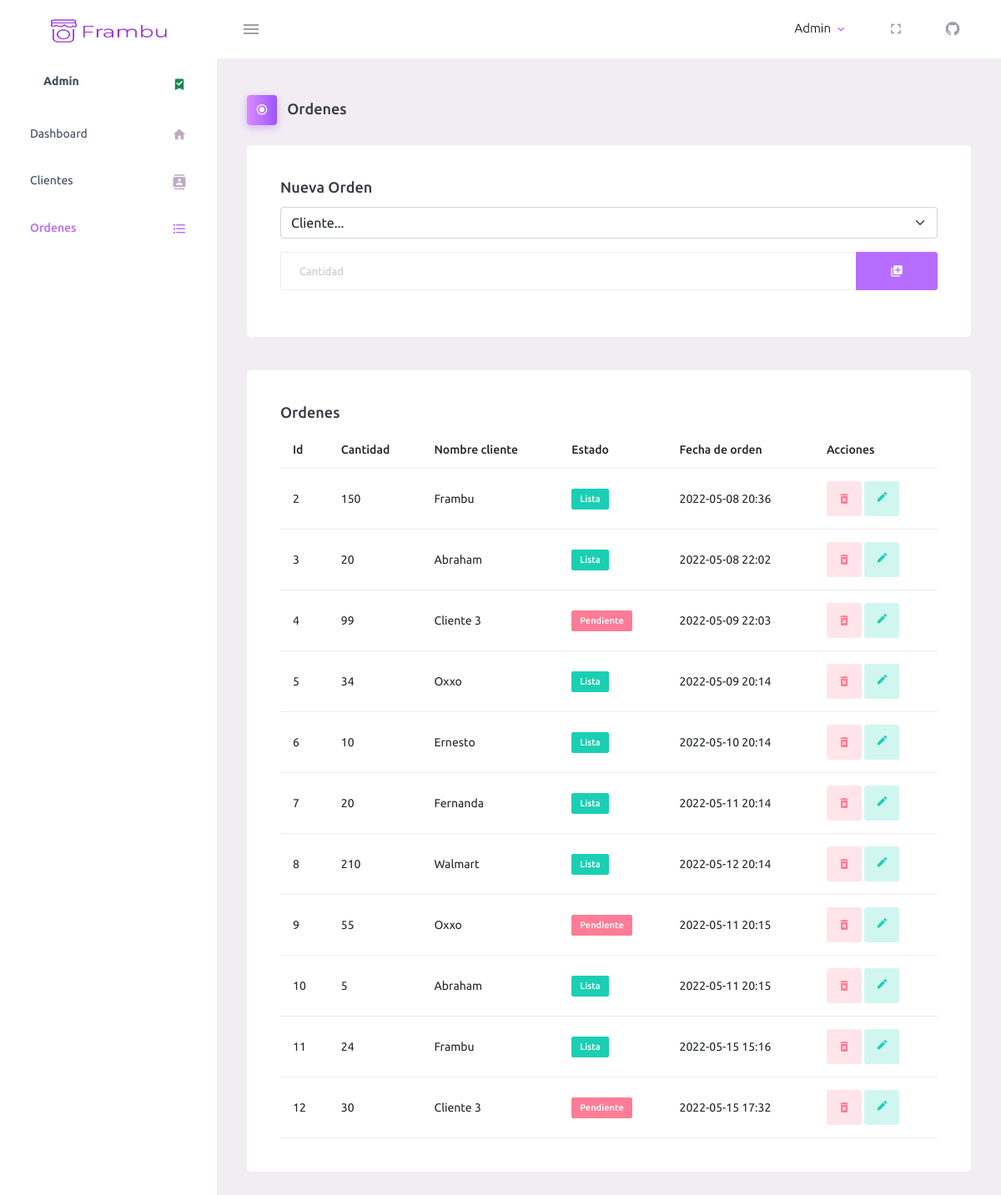
The app's page /crear-orden with its own data.
### app.py (models this page shows, shortened)
class Order(db.Model):
    id = db.Column(db.Integer, primary_key=True)
    amount = db.Column(db.Integer)
    id_cliente = db.Column(db.Integer)
    status = db.Column(db.Boolean, default=False)
    date = db.Column(db.DateTime())

### app.py (the view, shortened to what this page needs)
@ app.route('/crear-orden', methods=['GET', 'POST'])
def create_order():
    if request.method == 'GET':
        orders = Order.query.all()
        clients = Client.query.all()
        return render_template('create_order.html', clients=clients, orders=orders)

### frambu/templates/create_order.html (shortened to what this page needs)
<!DOCTYPE html>
<html lang="en">
<head>
    <link rel="stylesheet" href="/vendors/mdi/css/materialdesignicons.min.css">
    <link rel="stylesheet" href="/vendors/css/vendor.bundle.base.css">
    <link rel="stylesheet" href="/css/style.css">
</head>
<body>
    <div class="container-scroller">
        <nav class="navbar default-layout-navbar col-lg-12 col-12 p-0 fixed-top d-flex flex-row">
            <div class="text-center navbar-brand-wrapper d-flex align-items-center justify-content-center">
                <a class="navbar-brand brand-logo" href="/"><img src="/images/logo.png" alt="logo" /></a>
            </div>
            <div class="navbar-menu-wrapper d-flex align-items-stretch">
                <button class="navbar-toggler navbar-toggler align-self-center" type="button" data-toggle="minimize">
                    <span class="mdi mdi-menu"></span>
                </button>
                <ul class="navbar-nav navbar-nav-right">
                    <li class="nav-item nav-profile dropdown">
                        <a class="nav-link dropdown-toggle" id="profileDropdown" href="#" data-bs-toggle="dropdown"
                            aria-expanded="false">
                            <div class="nav-profile-text">
                                <p class="mb-1 text-black">Admin</p>
                            </div>
                        </a>
                    </li>
                    <li class="nav-item d-none d-lg-block full-screen-link">
                        <a class="nav-link">
                            <i class="mdi mdi-fullscreen" id="fullscreen-button"></i>
                        </a>
                    </li>
                    <li class="nav-item dropdown">
                        <a class="nav-link" href="https://github.com/abraham99mh/Frambu" aria-expanded="false">
                            <i class="mdi mdi-github-circle"></i>
                        </a>
                    </li>
                </ul>
            </div>
        </nav>
        <div class="container-fluid page-body-wrapper">
            <nav class="sidebar sidebar-offcanvas" id="sidebar">
                <ul class="nav">
                    <li class="nav-item nav-profile">
                        <a href="#" class="nav-link">
                            <div class="nav-profile-text d-flex flex-column">
                                <span class="font-weight-bold mb-2">Admin</span>
                            </div>
                            <i class="mdi mdi-bookmark-check text-success nav-profile-badge"></i>
                        </a>
                    </li>
                    <li class="nav-item">
                        <a class="nav-link" href="/">
                            <span class="menu-title">Dashboard</span>
                            <i class="mdi mdi-home menu-icon"></i>
                        </a>
                    </li>
                    <li class="nav-item">
                        <a class="nav-link" href="/clientes">
                            <span class="menu-title">Clientes</span>
                            <i class="mdi mdi-contacts menu-icon"></i>
                        </a>
                    </li>
                    <li class="nav-item">
                        <a class="nav-link" href="/crear-orden">
                            <span class="menu-title">Ordenes</span>
                            <i class="mdi mdi-format-list-bulleted menu-icon"></i>
                        </a>
                    </li>
                </ul>
            </nav>
            <div class="main-panel">
                <div class="content-wrapper">
                    <div class="page-header">
                        <h3 class="page-title">
                            <span class="page-title-icon bg-gradient-primary text-white me-2">
                                <i class="mdi mdi-radiobox-marked"></i>
                            </span> Ordenes
                        </h3>
                    </div>
                    <div class="row">
                        <div class="col-12 grid-margin">
                            <div class="card">
                                <div class="card-body">
                                    <h4 class="card-title">Nueva orden</h4>
                                    <form action="/crear-orden" method="post">
                                        <div class="input-group mb-3">
                                            <select name="id_cliente" class="form-select" id="inputGroupSelect01">
                                                <option>Cliente...</option>
                                            </select>
                                        </div>
                                        <div class="input-group mb-3">
                                            <input type="text" class="form-control" placeholder="Cantidad"
                                                name="amount">
                                            <button type="submit" class="btn btn-primary"><i
                                                    class="mdi mdi-library-plus"></i></button>
                                        </div>
                                    </form>
                                </div>
                            </div>
                        </div>
                    </div>
                    <div class="row">
                        <div class="col-12 grid-margin">
                            <div class="card">
                                <div class="card-body">
                                    <h4 class="card-title">Ordenes</h4>
                                    <div class="table-responsive">
                                        <table class="table">
                                            <thead>
                                                <tr>
                                                    <th> Id </th>
                                                    <th> Cantidad </th>
                                                    <th> Nombre cliente </th>
                                                    <th> Estado </th>
                                                    <th> Fecha de orden </th>
                                                    <th> Acciones </th>
                                                </tr>
                                            </thead>
                                            <tbody>
                                                {% for order in orders %}
                                                <tr>
                                                    <td>{{order.id}}</td>
                                                    <td id="amount-{{order.id}}">{{order.amount}}</td>
                                                    <td>{{order.id_cliente}}</td>
                                                    {% if order.status %}
                                                    <td><button value="{{order.status}}" id="status{{order.id}}"
                                                            onclick="update_order('{{order.id}}')" type="button"
                                                            class="badge badge-success">Lista</label>
                                                    </td>
                                                    {% else %}
                                                    <td><button value="{{order.status}}" id="status{{order.id}}"
                                                            onclick="update_order('{{order.id}}')" type="button"
                                                            class="badge badge-danger">Pendiente</label>
                                                    </td>
                                                    {% endif %}
                                                    <td>{{order.date.strftime('%Y-%m-%d %H:%M')}}</td>
                                                    <td>
                                                        <button onclick="delete_order('{{order.id}}')" type="button"
                                                            class="btn btn-inverse-danger btn-icon"
                                                            data-bs-toggle="modal" data-bs-target="#exampleModal2">
                                                            <i class="mdi mdi-delete-forever"></i>
                                                        </button>
                                                        <button onclick="edit_order('{{order.id}}')" type="button"
                                                            class="btn btn-inverse-success btn-icon"
                                                            data-bs-toggle="modal" data-bs-target="#exampleModal">
                                                            <i class="mdi mdi-border-color"></i>
                                                        </button>
                                                    </td>
                                                </tr>
                                                {% endfor %}
                                            </tbody>
                                        </table>
                                    </div>
                                </div>
                            </div>
                        </div>
                    </div>
                </div>
            </div>
</body>
</html>

### records on screen
Order: id "2", amount "150", id_cliente "Frambu", date "2022-05-08 20:36"
Order: id "3", amount "20", id_cliente "Abraham", date "2022-05-08 22:02"
Order: id "4", amount "99", id_cliente "Cliente 3", date "2022-05-09 22:03"
Order: id "5", amount "34", id_cliente "Oxxo", date "2022-05-09 20:14"
Order: id "6", amount "10", id_cliente "Ernesto", date "2022-05-10 20:14"
Order: id "7", amount "20", id_cliente "Fernanda", date "2022-05-11 20:14"
Order: id "8", amount "210", id_cliente "Walmart", date "2022-05-12 20:14"
Order: id "9", amount "55", id_cliente "Oxxo", date "2022-05-11 20:15"
Order: id "10", amount "5", id_cliente "Abraham", date "2022-05-11 20:15"
Order: id "11", amount "24", id_cliente "Frambu", date "2022-05-15 15:16"
Order: id "12", amount "30", id_cliente "Cliente 3", date "2022-05-15 17:32"
